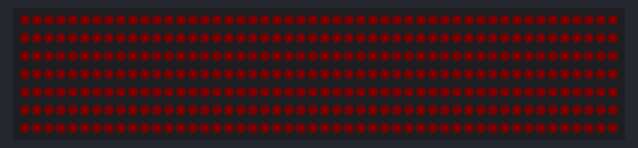
A sketch run on a simulated Particle Photon. Parts: 350 RGB LEDs in strip order, left to right, continuing on the next row. Dim RGB values are drawn brighter than linear; the strip is taken to match the declared colour order.

Above: at 0.08 s.
At 8.22 s:
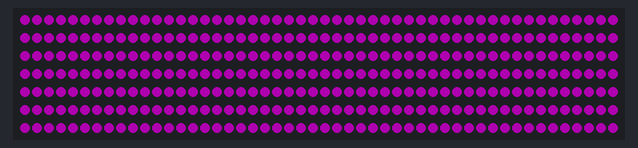
At 39.86 s:
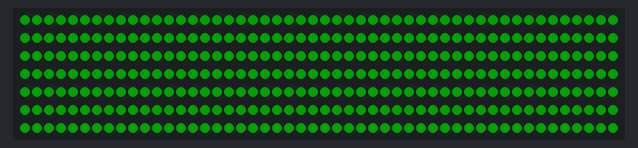

The sketch:

HalloweenFence.ino
```cpp
/* ======================= includes =============================== */

#include "Particle.h"
#include "neopixel.h"

/* ======================= prototypes =============================== */

void colorFade(uint8_t reps, uint16_t wait);
void colorWipe(uint16_t wait);
void colorOff(uint16_t wait);

SYSTEM_MODE(AUTOMATIC);
SYSTEM_THREAD(ENABLED);
STARTUP(WiFi.selectAntenna(ANT_EXTERNAL));

// IMPORTANT: Set pixel COUNT, PIN and TYPE
#define PIXEL_COUNT 350
#define PIXEL_PIN D6
#define PIXEL_TYPE WS2811

Adafruit_NeoPixel strip(PIXEL_COUNT, PIXEL_PIN, PIXEL_TYPE);

void setup() {
  strip.begin();
  strip.show(); // Initialize all pixels to 'off'
  strip.setBrightness(75);
}

void loop() {
  colorFade(3, 50); //reps, wait
  colorOff(200);
  colorWipe(100);   // wait
  colorOff(100);
  colorWipe(30);   // wait
  colorOff(100);
  colorWipe(100);   // wait
}

void colorFade(uint8_t reps, uint16_t wait) {
  for(uint8_t count=0; count<reps; count++) {
    // Orange Light Section
    for(uint16_t bright=4; bright<91; bright+=2) {
      for(uint16_t i=0; i<strip.numPixels(); i++) {
        strip.setPixelColor(i, strip.Color(2.5*bright, 0.5*bright, 0.1*bright));
        }
      strip.show();
      delay(wait);
    }
      for(uint16_t bright=90; bright>3; bright-=2) {
        for(uint16_t i=0; i<strip.numPixels(); i++) {
          strip.setPixelColor(i, strip.Color(2.5*bright, 0.5*bright, 0.1*bright));
          }
        strip.show();
        delay(wait);
      }
    // Purple Light Section
    for(uint16_t bright=4; bright<91; bright+=2) {
      for(uint16_t i=0; i<strip.numPixels(); i++) {
        strip.setPixelColor(i, strip.Color(2*bright, 0, 2*bright));
        }
      strip.show();
      delay(wait);
    }
      for(uint16_t bright=90; bright>3; bright-=2) {
        for(uint16_t i=0; i<strip.numPixels(); i++) {
          strip.setPixelColor(i, strip.Color(2*bright, 0, 2*bright));
          }
        strip.show();
        delay(wait);
      }
    // Red Light Section
    for(uint16_t bright=4; bright<91; bright+=2) {
      for(uint16_t i=0; i<strip.numPixels(); i++) {
        strip.setPixelColor(i, strip.Color(2*bright, 0, 0));
        }
      strip.show();
      delay(wait);
    }
      for(uint16_t bright=90; bright>3; bright-=2) {
        for(uint16_t i=0; i<strip.numPixels(); i++) {
          strip.setPixelColor(i, strip.Color(2*bright, 0, 0));
          }
        strip.show();
        delay(wait);
      }
    // Green Light Section
    for(uint16_t bright=4; bright<91; bright+=2) {
      for(uint16_t i=0; i<strip.numPixels(); i++) {
        strip.setPixelColor(i, strip.Color(0, 2*bright, 0));
        }
      strip.show();
      delay(wait);
    }
      for(uint16_t bright=90; bright>3; bright-=2) {
        for(uint16_t i=0; i<strip.numPixels(); i++) {
          strip.setPixelColor(i, strip.Color(0, 2*bright, 0));
          }
        strip.show();
        delay(wait);
      }
  }
}

// Fill the dots one after the other with a color, wait (ms) after each one
void colorWipe(uint16_t wait) {
  for(uint16_t i=3; i<strip.numPixels(); i+=4) {
    strip.setPixelColor(i-3, strip.Color(250, 50, 10));
    strip.show();
    delay(wait);
    strip.setPixelColor(i-1, strip.Color(10, 255, 0));
    strip.show();
    delay(wait);
    }
  for(uint16_t i=3; i<strip.numPixels(); i+=4) {
    strip.setPixelColor(i-2, strip.Color(10, 255, 0));
    strip.show();
    delay(wait);
    strip.setPixelColor(i, strip.Color(250, 50, 10));
    strip.show();
    delay(wait);
    }
  strip.show();
  delay(5000);
}

void colorOff(uint16_t wait) {
  for(uint16_t f=0; f-1<strip.numPixels(); f++) {
    strip.setPixelColor(f, strip.Color(0, 0, 0));
  }
  strip.show();
  delay(wait);
}
```
